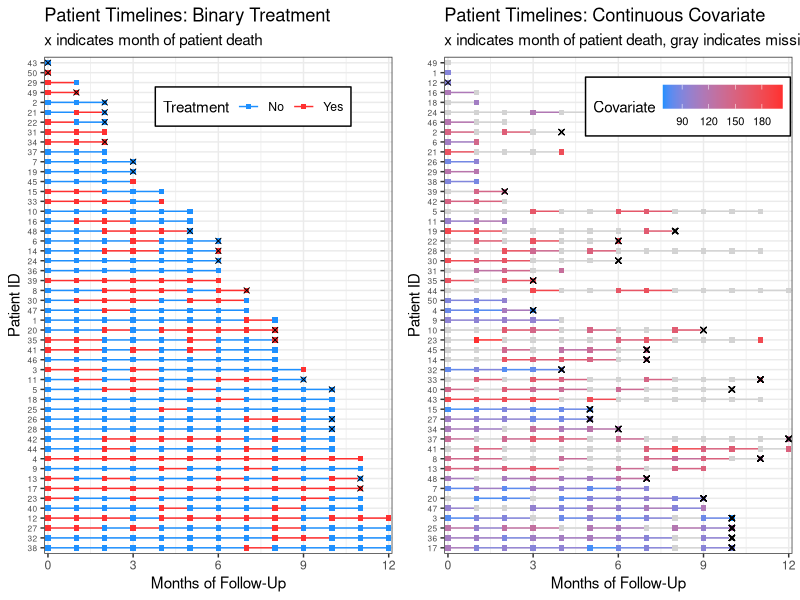
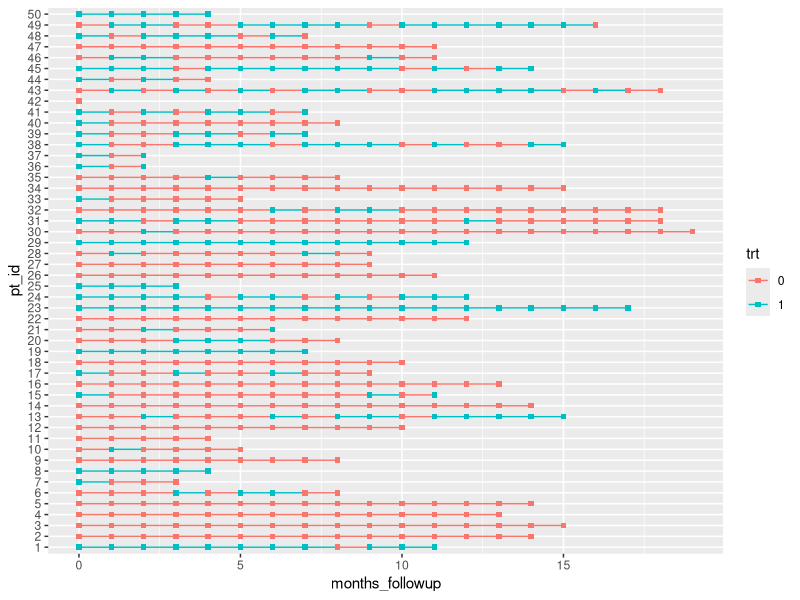
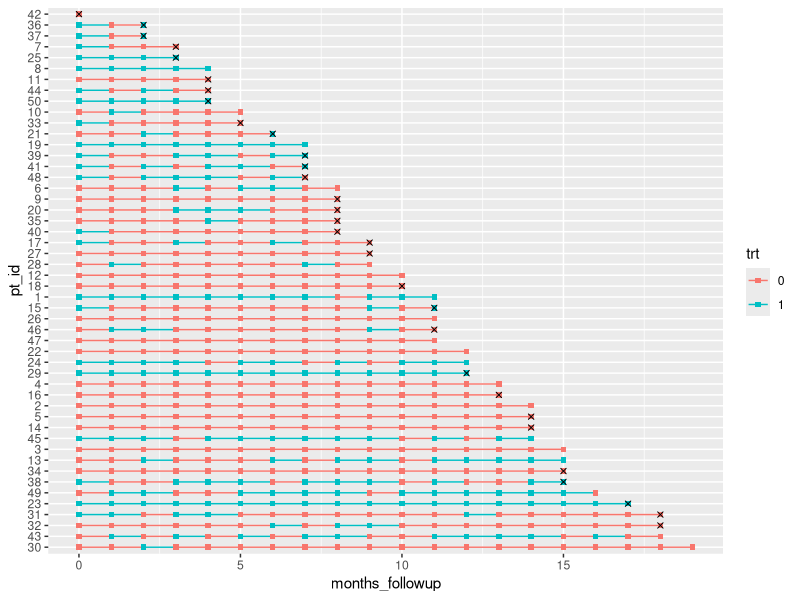
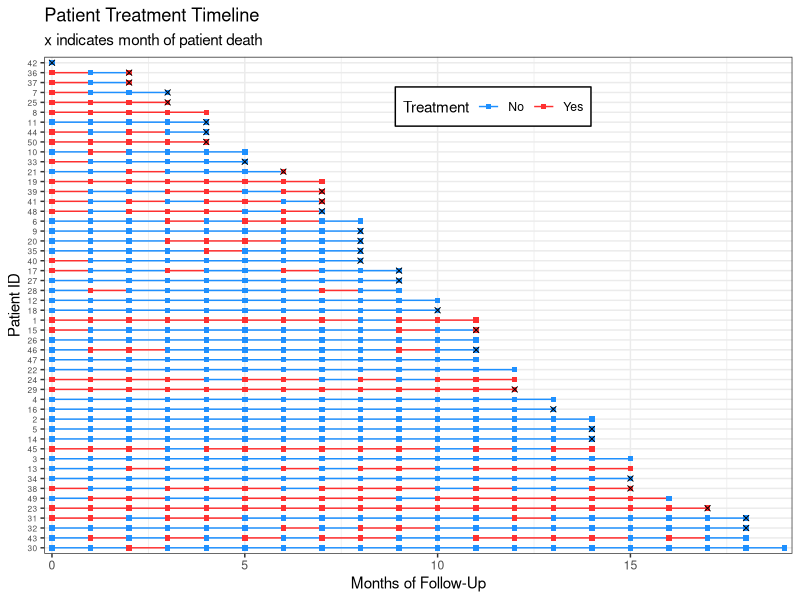
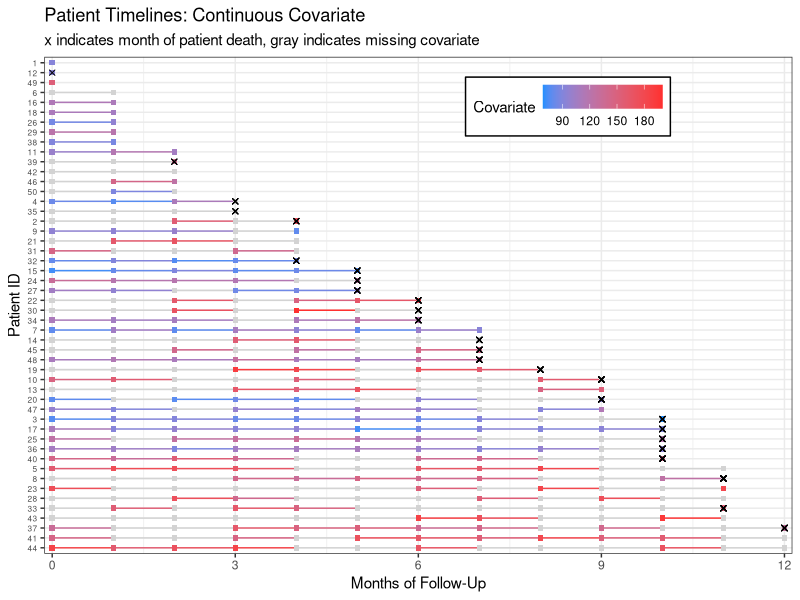
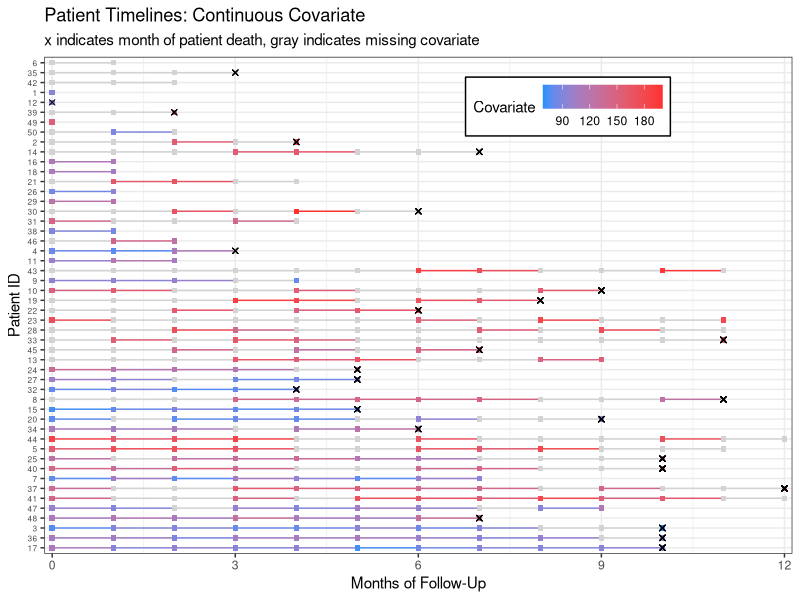
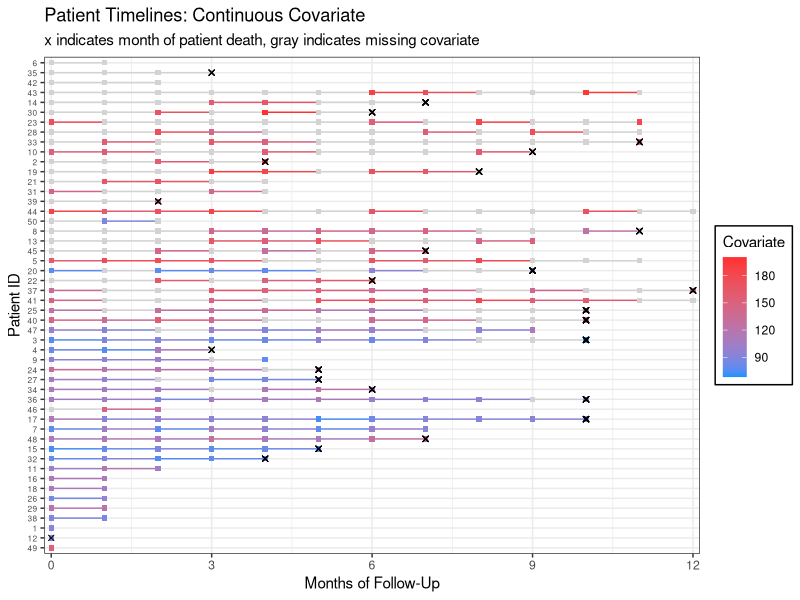
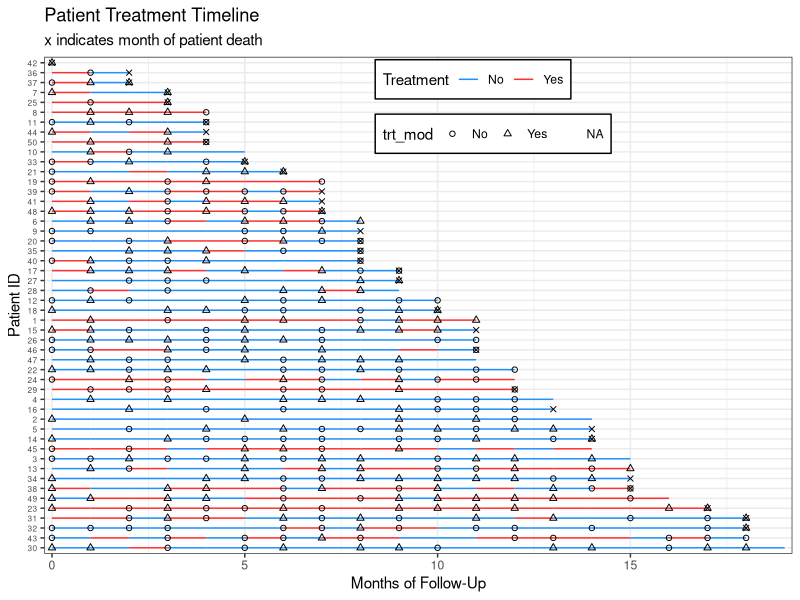

Recreate these plots in R, in order.
## ---- chunk 1
knitr::opts_chunk$set(echo = TRUE, results="asis")
## ---- chunk 2
library(tidyverse, warn.conflicts = F)
set.seed(317)
n <- 50
dat <- 
  tibble(.rows = n) %>%  # empty data frame / tibble with n rows
  mutate(pt_id = factor(row_number()),  # patient ids are 1-n
         pt_trt_prob = runif(n,0,1), # randomly generate a treatment probability for each patient so we can see patterns
         months_followup = round(runif(n, 0, 12)), # randomly generate length of time in the study
         death = rbinom(n, 1, .5)) %>% # death randomly occurs at any time point. Obviously an unrealistic assumption. :)
  group_by(pt_id) %>%   # group by patient so we can do more data manipulation
  complete(months_followup = full_seq(0:max(months_followup), 1)) %>% # add in all the months patients are in the study
  fill(pt_trt_prob, .direction = "up") %>% # fill in the treatment probability I made earlier so I can use this to add treatment for every time point
  ungroup() %>% # no longer need patients grouped
  mutate(trt = factor(rbinom(row_number(), 1, pt_trt_prob^2)),  # fill in treatment for everyone based on their treatment probability
         death = replace_na(death, 0)) %>%  # also fill in death
  select(pt_id, months_followup, trt, death) # remove leftover columns from data generation

dat_cc <- 
  tibble(.rows = n) %>%
  mutate(pt_id = row_number(),
         months_followup = round(runif(n, 0, 12)),
         pt_cov_mean = runif(n, 80, 180),
         death = rbinom(n, 1, 0.5)) %>%
  group_by(pt_id) %>%
  complete(months_followup = full_seq(0:max(months_followup), 1)) %>%
  fill(pt_cov_mean, death, .direction = "up") %>%
  mutate(last_month_followup = max(months_followup),
         death_date = case_when(death == 1 ~ last_month_followup, TRUE ~ NA_real_)) %>%
  ungroup() %>%
  mutate(cov = rnorm(row_number(), pt_cov_mean, 10)) 

dat_cc_samp <- dat_cc %>%
  mutate(idx = row_number()) %>%
  sample_frac(.4, weight = pt_cov_mean^3)  %>% # sample 40% of data, with weights for the sample determined by the patient's mean covariate. This would mean patients with a higher covariate are more likely to have missing data. Perhaps they are sicker patients!
  pull(idx)

dat_cc_miss  <- dat_cc %>%
  mutate(cov = case_when(row_number() %in% dat_cc_samp ~ NA_real_,
                         TRUE ~ cov)) %>%
  select(pt_id, months_followup, cov, death)

p <- dat %>%
  group_by(pt_id) %>%
  mutate(last_month_followup = max(months_followup), 
         month_death = case_when(death == 1 ~ last_month_followup, TRUE ~ NA_real_)) %>%
  ungroup() %>%
  mutate(pt_id = fct_rev(fct_reorder(pt_id, last_month_followup)),
         # make the treatment variable labels nicer
         trt = factor(trt, levels=0:1, labels=c("No","Yes"))) %>%
  ggplot(aes(x = months_followup, y = pt_id, group = pt_id, col = trt)) +
  geom_line()  + 
  geom_point(shape = 15) + 
  geom_point(aes(x = month_death, y = pt_id), col = "black", shape = 4) +
  theme_bw() +
  labs(x = "Months of Follow-Up", y = "Patient ID", col = "Treatment",
       title = "Patient Timelines: Binary Treatment",
       subtitle = "x indicates month of patient death") +
  theme(axis.text.y = element_text(size=6),
        legend.position = c(.6, .9), legend.direction = "horizontal",
        legend.background = element_rect(linetype="solid", colour ="black")) +
  # remove extra space around timeline
  scale_x_continuous(expand=c(0.01,0.01)) +
  # set the color of the lines and points
  scale_color_manual(values=c("dodgerblue","firebrick1"))
p2 <- dat_cc_miss %>%
  group_by(pt_id) %>%
  mutate(last_month_followup = max(months_followup),
         # a column containing how many measures we have for each patient
         n_measures = sum(!is.na(cov))) %>%
  ungroup() %>%
  mutate(
    # reorder IDs by number of measures we have for each patient
    pt_id = fct_rev(fct_reorder(factor(pt_id), n_measures)),
  month_death = case_when(death == 1 ~ last_month_followup, TRUE ~ NA_real_)) %>%
  ggplot(aes(x = months_followup, y = pt_id,
             group = pt_id, col = cov)) +
  geom_line()  + 
  geom_point(shape = 15) + 
  geom_point(aes(x = month_death, y = pt_id), shape=4, col="black") +
  theme_bw() +
  labs(x = "Months of Follow-Up", y = "Patient ID", col = "Covariate",
       title = "Patient Timelines: Continuous Covariate",
       subtitle = "x indicates month of patient death, gray indicates missing covariate") +
  theme(axis.text.y = element_text(size=6),
        legend.position = c(.7, .9),
        legend.direction = "horizontal",
        legend.background = element_rect(linetype="solid", colour ="black"),
        legend.text=element_text(size=8)) +
  scale_x_continuous(expand=c(0.01,0.01)) +
  scale_color_gradient(low="dodgerblue",high="firebrick1",na.value = "lightgray",
                       breaks=c(90, 120, 150, 180)) 

gridExtra::grid.arrange(p, p2, nrow=1)

## ---- chunk 3
library(tidyverse)
## ---- chunk 4
set.seed(7)
n <- 50 # The data sets I make these visualizations for are typically 100-500 patients in size, but for space purposes I'll set my n to only 50.
dat <- 
  tibble(.rows = n) %>%  # empty data frame / tibble with n rows
  mutate(pt_id = factor(row_number()),  # patient ids are 1-n
         pt_trt_prob = runif(n,0,1), # randomly generate a treatment probability for each patient so we can see patterns
         months_followup = round(runif(n, 0, 20)), # randomly generate length of time in the study
         death = rbinom(n, 1, .5)) %>% # death randomly occurs at any time point. Obviously an unrealistic assumption. :)
  group_by(pt_id) %>%   # group by patient so we can do more data manipulation
  complete(months_followup = full_seq(0:max(months_followup), 1)) %>% # add i^n all the months patients are in the study
  fill(pt_trt_prob, .direction = "up") %>% # fill in the treatment probability I made earlier so I can use this to add treatment for every time point
  ungroup() %>% # no longer need patients grouped
  mutate(trt = factor(rbinom(row_number(), 1, pt_trt_prob^2)),  # fill in treatment for everyone based on their treatment probability
         death = replace_na(death, 0)) %>%  # also fill in death
  select(pt_id, months_followup, trt, death) # remove leftover columns from data generation
## ---- chunk 5
knitr::kable(head(dat))
## ---- chunk 6
dat %>%
  ggplot(aes(x = months_followup, y = pt_id, group = pt_id, col = trt)) +
  geom_line()  + 
  geom_point(shape = 15)
## ---- chunk 7
dat %>%
  group_by(pt_id) %>%
  # make a new column with all patients last follow up visit
  mutate(last_month_followup = max(months_followup), 
         # new variable for month that patients died, if they died
         month_death = case_when(death == 1 ~ last_month_followup, TRUE ~ NA_real_)) %>%
         # reorder pt id by last month of follow up (highest to lowest)
         # without fct_rev, chart is arranged in opposite direction (lowest to highest)
  ungroup() %>%
  mutate(pt_id = fct_rev(fct_reorder(pt_id, last_month_followup))) %>%
  ggplot(aes(x = months_followup, y = pt_id, group = pt_id, col = trt)) +
  geom_line()  + 
  geom_point(shape = 15) + 
  # add in a new mapping layer of points that correspond to death
  geom_point(aes(x = month_death, y = pt_id), col = "black", shape = 4) 
## ---- chunk 8
dat %>%
  group_by(pt_id) %>%
  mutate(last_month_followup = max(months_followup), 
         month_death = case_when(death == 1 ~ last_month_followup, TRUE ~ NA_real_)) %>%
  ungroup() %>%
  mutate(pt_id = fct_rev(fct_reorder(pt_id, last_month_followup)),
         # make the treatment variable labels nicer
         trt = factor(trt, levels=0:1, labels=c("No","Yes"))) %>%
  ggplot(aes(x = months_followup, y = pt_id, group = pt_id, col = trt)) +
  geom_line()  + 
  geom_point(shape = 15) + 
  geom_point(aes(x = month_death, y = pt_id), col = "black", shape = 4) +
  theme_bw() +
  labs(x = "Months of Follow-Up", y = "Patient ID", col = "Treatment",
       title = "Patient Treatment Timeline",
       subtitle = "x indicates month of patient death") +
  # edit legend box and make patient ids small
  theme(axis.text.y = element_text(size=6),
        legend.position = c(.6, .9), legend.direction = "horizontal",
        legend.background = element_rect(linetype="solid", colour ="black")) +
  # remove extra space around timeline
  scale_x_continuous(expand=c(0.01,0.01)) +
  # set the color of the lines and points
  scale_color_manual(values=c("dodgerblue","firebrick1"))
## ---- chunk 9
dat_cc_samp <- dat_cc %>%
  mutate(idx = row_number()) %>%
  sample_frac(.4, weight = pt_cov_mean^3)  %>% # sample 40% of data, with weights for the sample determined by the patient's mean covariate. This would mean patients with a higher mean covariate measure are more likely to have missing data.
  pull(idx)

dat_cc_miss  <- dat_cc %>%
  mutate(cov = case_when(row_number() %in% dat_cc_samp ~ NA_real_,
                         TRUE ~ cov)) %>%
  select(pt_id, months_followup, cov, death)
## ---- chunk 10
knitr::kable(head(dat_cc_miss))
## ---- chunk 11
dat_cc_miss %>%
  group_by(pt_id) %>%
  mutate(last_month_followup = max(months_followup), 
         month_death = case_when(death == 1 ~ last_month_followup, TRUE ~ NA_real_)) %>%
  ungroup() %>%
  mutate(pt_id = fct_rev(fct_reorder(factor(pt_id), last_month_followup))) %>%
  ggplot(aes(x = months_followup, y = pt_id,
             group = pt_id, col = cov)) +
  geom_line()  + 
  geom_point(shape = 15) + 
  geom_point(aes(x = month_death, y = pt_id), shape=4, col="black") +
  theme_bw() +
  labs(x = "Months of Follow-Up", y = "Patient ID", col = "Covariate",
       title = "Patient Timelines: Continuous Covariate",
       subtitle = "x indicates month of patient death, gray indicates missing covariate") +
  theme(axis.text.y = element_text(size=6),
        legend.position = c(.7, .9),
        legend.direction = "horizontal",
        legend.background = element_rect(linetype="solid", colour ="black")) +
  scale_x_continuous(expand=c(0.01,0.01)) +
  scale_color_gradient(low="dodgerblue", high="firebrick1", na.value = "lightgray",
                       breaks=c(90, 120, 150, 180)) 
## ---- chunk 12
dat_cc_miss %>%
  group_by(pt_id) %>%
  mutate(last_month_followup = max(months_followup),
         # a column containing how many measures we have for each patient
         n_measures = sum(!is.na(cov))) %>%
  ungroup() %>%
  mutate(
    # reorder IDs by number of measures we have for each patient
    pt_id = fct_rev(fct_reorder(factor(pt_id), n_measures)),
  month_death = case_when(death == 1 ~ last_month_followup, TRUE ~ NA_real_)) %>%
  ggplot(aes(x = months_followup, y = pt_id,
             group = pt_id, col = cov)) +
  geom_line()  + 
  geom_point(shape = 15) + 
  geom_point(aes(x = month_death, y = pt_id), shape=4, col="black") +
  theme_bw() +
  labs(x = "Months of Follow-Up", y = "Patient ID", col = "Covariate",
       title = "Patient Timelines: Continuous Covariate",
       subtitle = "x indicates month of patient death, gray indicates missing covariate") +
  theme(axis.text.y = element_text(size=6),
        legend.position = c(.7, .9),
        legend.direction = "horizontal",
        legend.background = element_rect(linetype="solid", colour ="black")) +
  scale_x_continuous(expand=c(0.01,0.01)) +
  scale_color_gradient(low="dodgerblue",high="firebrick1",na.value = "lightgray",
                       breaks=c(90, 120, 150, 180)) 
## ---- chunk 13
dat_cc_miss %>%
  group_by(pt_id) %>%
  mutate(last_month_followup = max(months_followup),
         # the proportion is the total number of measures divided by the total months of followup
         prop_measures = sum(!is.na(cov))/last_month_followup) %>%
  ungroup() %>%
  # reorder IDs by proportion of measures we have for each patient
  mutate(pt_id = fct_rev(fct_reorder(factor(pt_id), prop_measures)),
  month_death = case_when(death == 1 ~ last_month_followup, TRUE ~ NA_real_)) %>%
  ggplot(aes(x = months_followup, y = pt_id,
             group = pt_id, col = cov)) +
  geom_line()  + 
  geom_point(shape = 15) + 
  geom_point(aes(x = month_death, y = pt_id), shape=4, col="black") +
  theme_bw() +
  labs(x = "Months of Follow-Up", y = "Patient ID", col = "Covariate",
       title = "Patient Timelines: Continuous Covariate",
       subtitle = "x indicates month of patient death, gray indicates missing covariate") +
  theme(axis.text.y = element_text(size=6), # move legend to the side by removing legend location
        legend.background = element_rect(linetype="solid", colour ="black")) +
  scale_x_continuous(expand=c(0.01,0.01)) +
  scale_color_gradient(low="dodgerblue",high="firebrick1",na.value = "lightgray",
                       breaks=c(90, 120, 150, 180)) 
## ---- chunk 14
dat$trt_mod <- sample(c("No","Yes",NA),nrow(dat),replace=T)
## ---- chunk 15
dat %>%
  group_by(pt_id) %>%
  mutate(last_month_followup = max(months_followup), 
         month_death = case_when(death == 1 ~ last_month_followup, TRUE ~ NA_real_)) %>%
  ungroup() %>%
  mutate(pt_id = fct_rev(fct_reorder(pt_id, last_month_followup)),
         # make the treatment variable labels nicer
         trt = factor(trt, levels=0:1, labels=c("No","Yes"))) %>%
  ggplot(aes(x = months_followup, y = pt_id, group = pt_id, col = trt)) +
  geom_line()  + 
  #geom_point(shape = 15) + 
  geom_point(aes(x = month_death, y = pt_id), col = "black", shape = 4) +
  geom_point(aes(x = months_followup, y = pt_id, shape = trt_mod), col="black") +
  theme_bw() +
  labs(x = "Months of Follow-Up", y = "Patient ID", col = "Treatment",
       title = "Patient Treatment Timeline",
       subtitle = "x indicates month of patient death") +
  # edit legend box and make patient ids small
  theme(axis.text.y = element_text(size=6),
        legend.position = c(.6, .9), legend.direction = "horizontal",
        legend.background = element_rect(linetype="solid", colour ="black")) +
  # remove extra space around timeline
  scale_x_continuous(expand=c(0.01,0.01)) +
  # set the color of the lines and points
  scale_color_manual(values=c("dodgerblue","firebrick1")) +
  scale_shape_manual(values = c(1,2,3))
